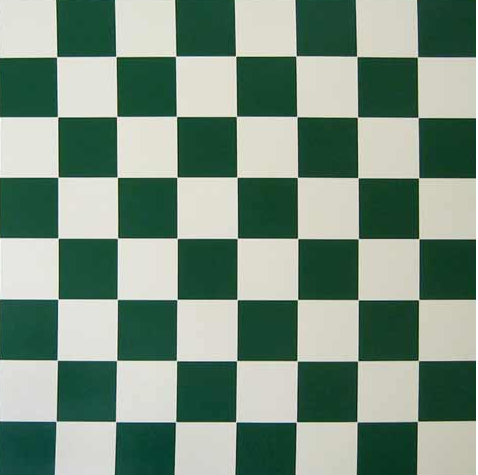
%> input picture MidTerm.png, 478 x 475 px
$ octave --eval "xgradient;"   (GNU Octave 9; MATLAB toolbox functions it lacks are replaced by stand-ins)
%> lines starting %> are read from the running program, lines starting %| are printed output that depends on the picture
function xgradient()
    im = im2double(imread('MidTerm.png'));
    k1 = [-1 -1 -1; 0 0 0; 1 1 1];
    im = padarray(im,[floor(size(k1, 1)/2) floor(size(k1, 2)/2)],0,'both');
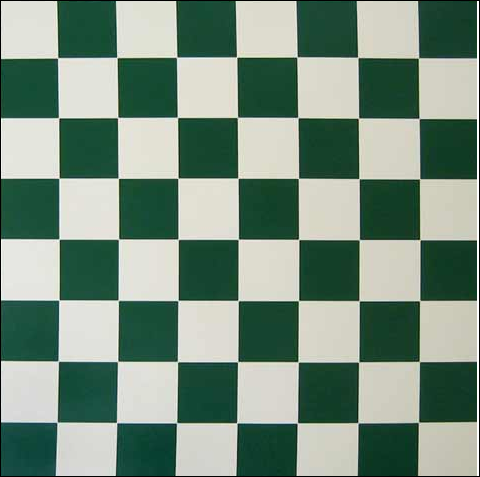
%> im: size 477x480x3 double; mean R, G, B 0.476, 0.563, 0.502
    for i=ceil(size(k1, 1)/2): size(im, 1)-floor(size(k1,1)/2)
        for j=ceil(size(k1, 2)/2): size(im, 2)-floor(size(k1,2)/2)
            curseg = im(i-floor((size(k1, 1)/2)): i+floor((size(k1, 1)/2)), j-floor((size(k1, 2)/2)): j+floor((size(k1, 2)/2)));
            out(i-1, j-1) = sum(sum(curseg.*k1));
        end
    end
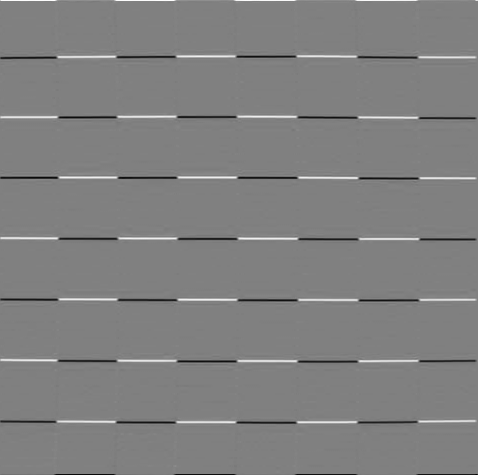
%> out: size 475x478 double; min -2.74, max 2.7, mean -0.000231; drawn with min black and max white
    out2 = (out.^2);
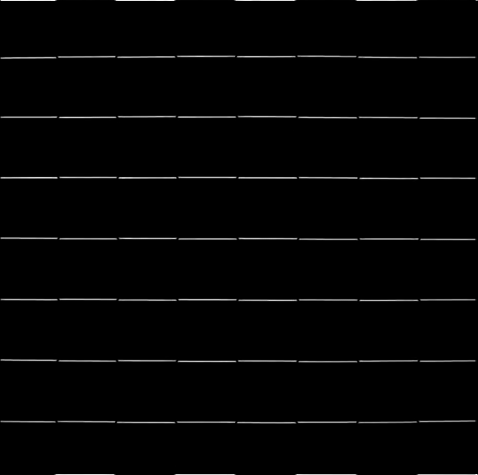
%> out2: size 475x478 double; min 0, max 7.49, mean 0.123; drawn with min black and max white
    imshowpair(conv2(out2, gaussian2d(1, 1.2)), out2, 'montage');
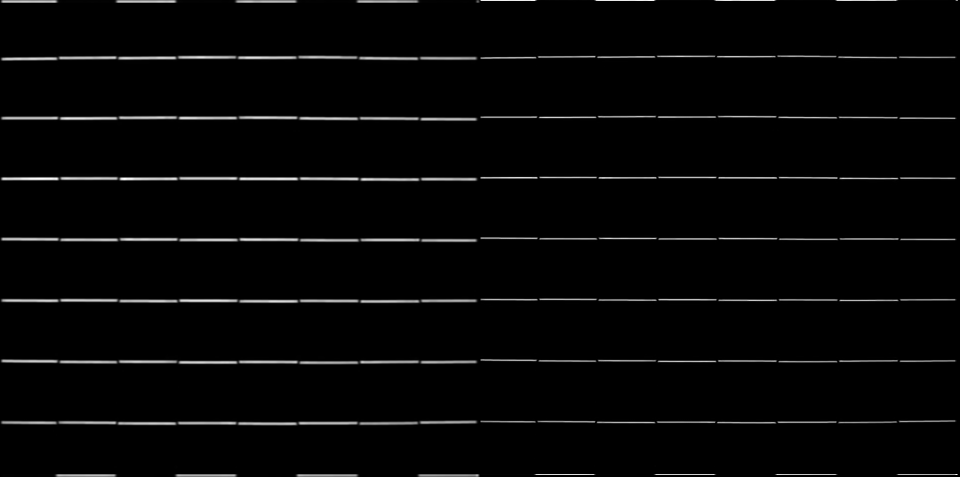
%> displayed picture: size 477x960, on the screen's scale of 0 to 255; min 0, max 255, mean 6.2
end
function f=gaussian2d(N,sigma)
 [X,Y]=meshgrid(round(-N/2):round(N/2), round(-N/2):round(N/2));
 f=exp(-X.^2/(2*sigma^2)-Y.^2/(2*sigma^2))/(2*pi*sigma*sigma);
 f=f./sum(f(:));
end
